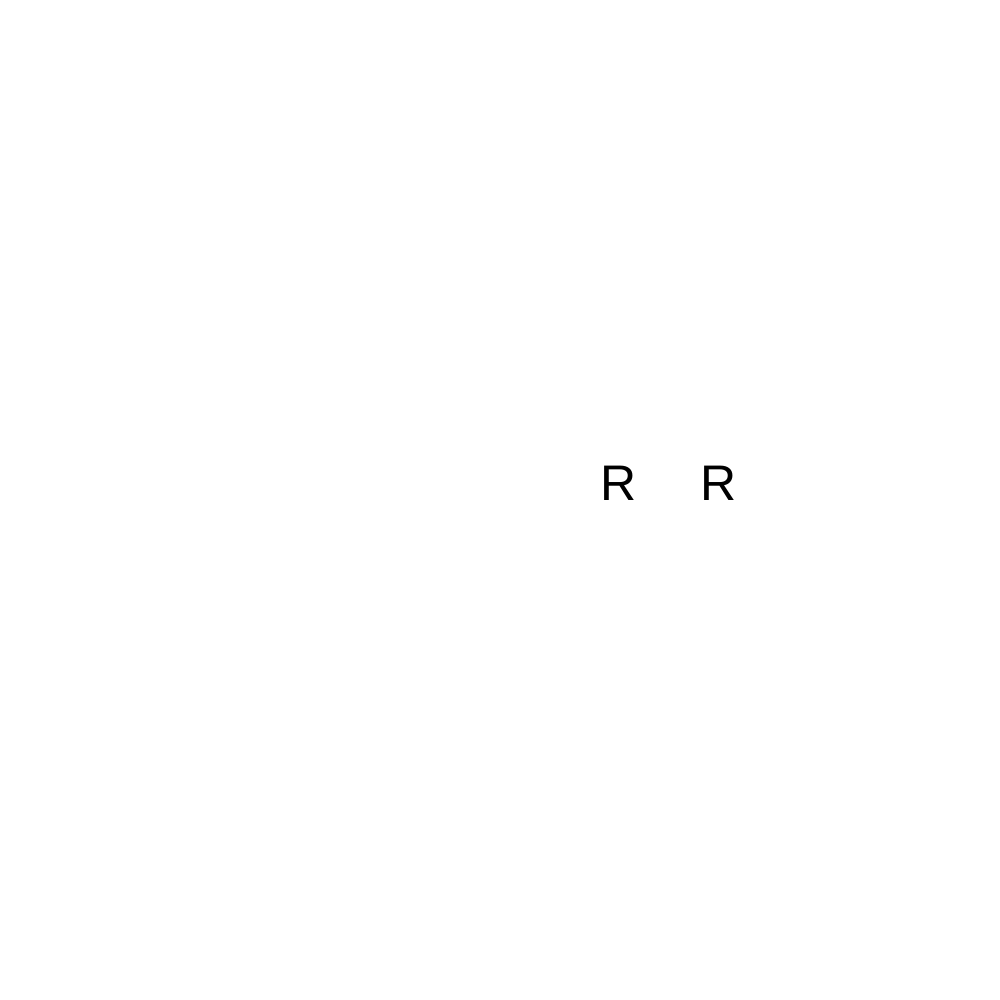
Frame 1 (no input)
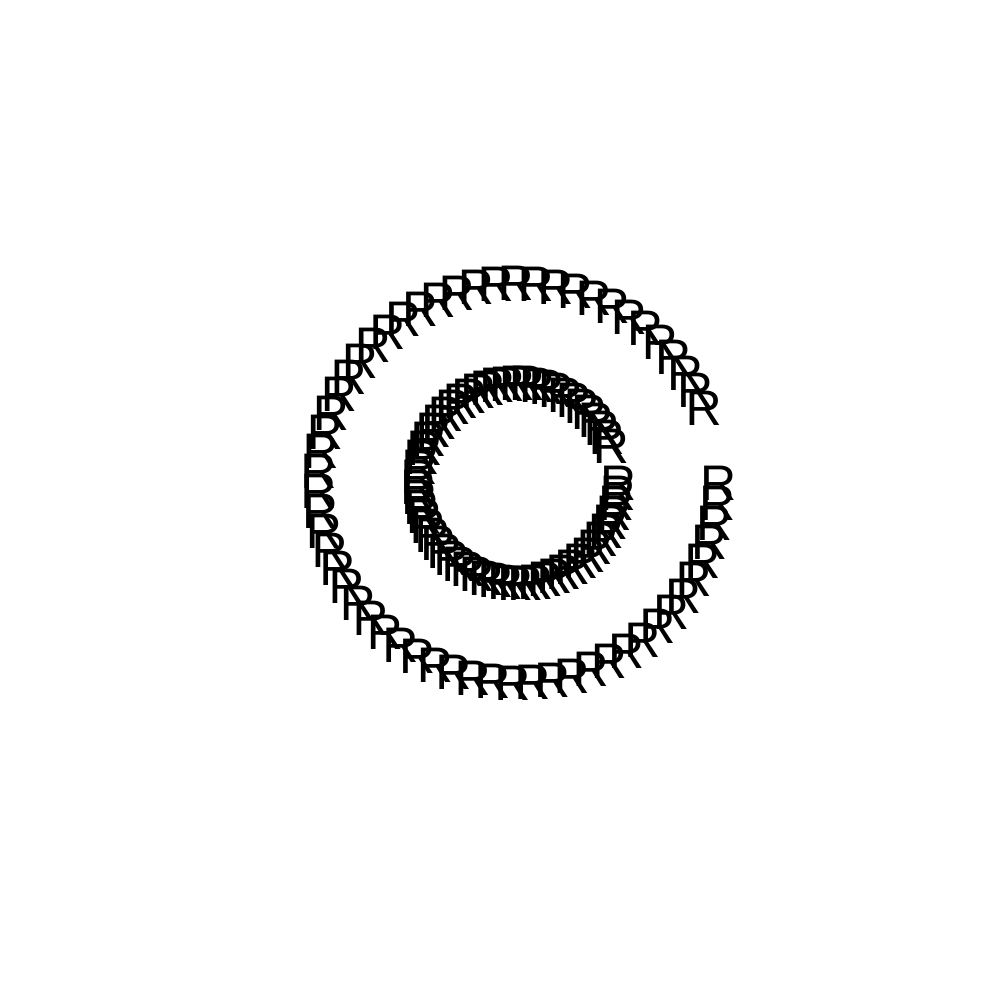
Frame 60 (no input)
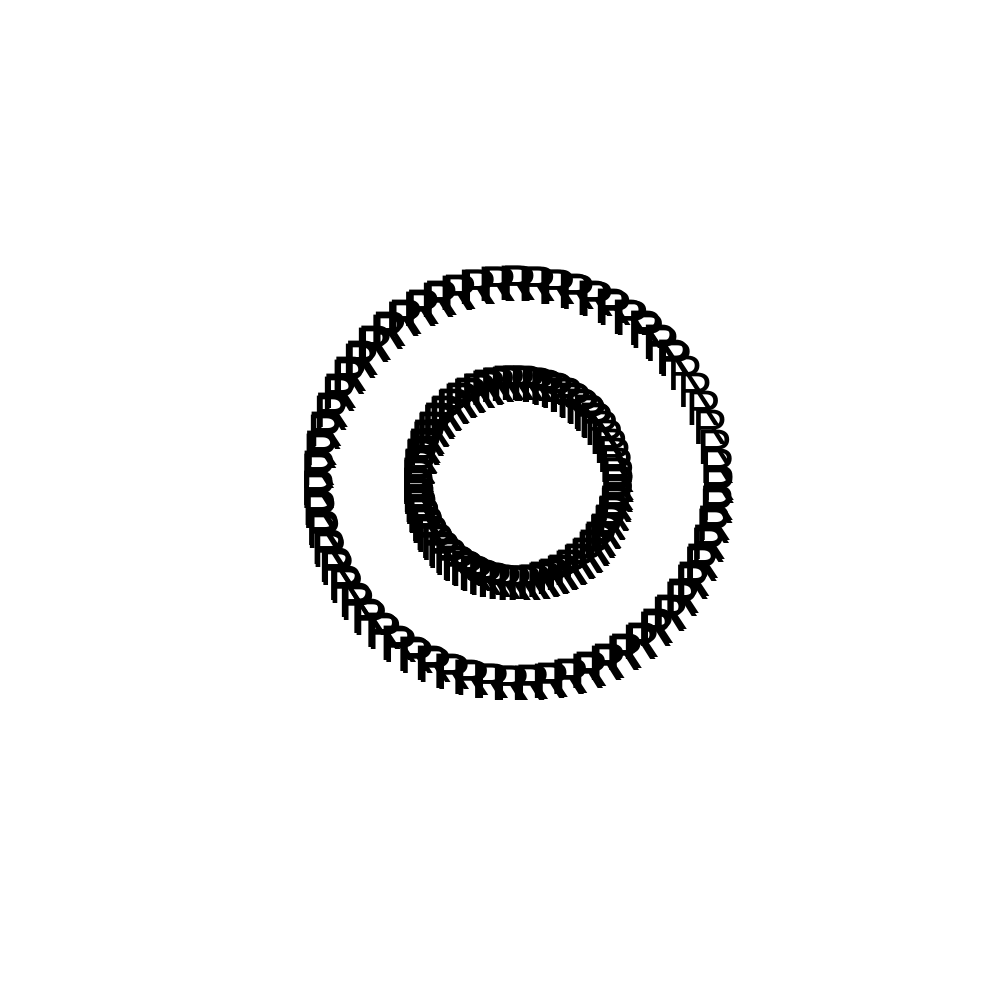
Frame 120 (the mouse pressed at the canvas centre since frame 60)

The p5.js sketch that drew these frames (run headless with seeded random() and noise() and a simulated clock; from frame 60 on, the mouse is pressed at the canvas centre):

// p5.js sketch
// ── sketch.js
let angle = 0;
let letterSize = 50;
let letterSize2 = 100;
let swirlRadius = 200;

function setup() {
  createCanvas(1000, 1000);
}

function draw() {
  // background(220);
  textSize(letterSize);
  let x = swirlRadius * cos(angle) + width / 2;
  let y = swirlRadius * sin(angle) + height / 2;
  let innerSwirlRadius = swirlRadius / 2;
  let innerX = innerSwirlRadius * cos(angle) + width / 2;
  let innerY = innerSwirlRadius * sin(angle) + height / 2;
  text("R", x, y);
  text("R", innerX, innerY);
  angle += 0.1;
}
